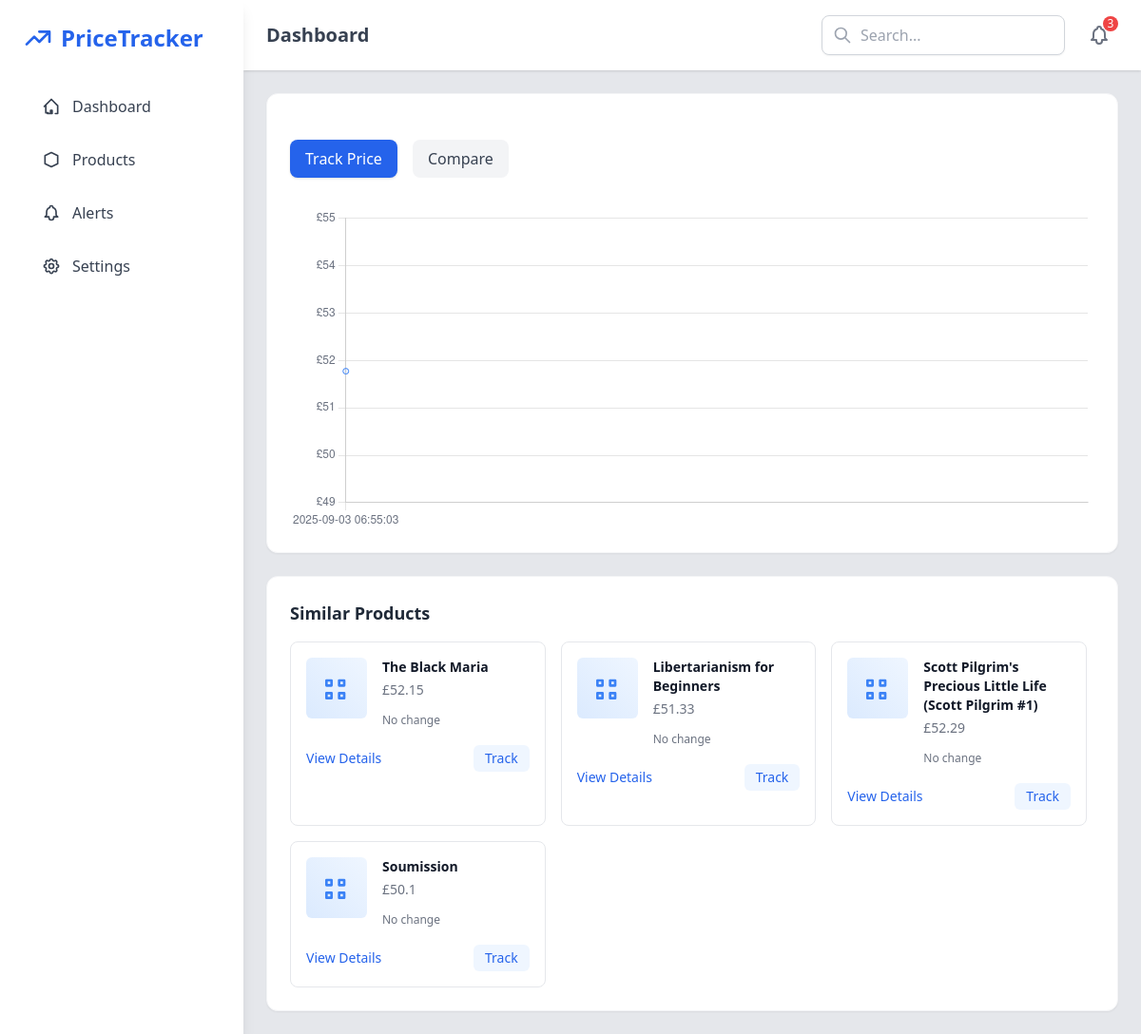
Page /product/1 on the committed database.
### tables this page shows
CREATE TABLE products (
    id INTEGER PRIMARY KEY,
    name TEXT NOT NULL,
    url TEXT NOT NULL UNIQUE,
    source TEXT,
    created_at TEXT NOT NULL
, price REAL);

### app.py (the view)
@app.route("/product/<int:product_id>")
def product_detail(product_id):
    conn = get_connection()
    cursor = conn.cursor()
    cursor.execute("SELECT id, name, price, url, source FROM products WHERE id=?",
                   (product_id,))
    row = cursor.fetchone()
    conn.close()
    if not row:
        return "Product not found", 404
    change = get_price_change(product_id)
    product = {
        "id": row[0],
        "name": row[1],
        "price": row[2],
        "url": row[3],
        "source": row[4],
        "change": change
    }
    dates, prices = get_price_history(product_id)
    similar_products = get_similar_products(product_id)
    return render_template(
        "product.html",
        product=product,
        dates=dates,
        prices=prices,
        similar_products=similar_products
    )

### app.py (called while the page is built)
def get_connection():
    return sqlite3.connect(DB_PATH)

def get_price_history(product_id):
    conn = get_connection()
    cursor = conn.cursor()
    cursor.execute(
        "SELECT price, recorded_at FROM price_history "
        "WHERE product_id=? ORDER BY recorded_at ASC",
        (product_id,)
    )
    rows = cursor.fetchall()
    conn.close()
    dates = [row[1] for row in rows]
    prices = [row[0] for row in rows]
    return dates, prices

def get_price_change(product_id):
    conn = get_connection()
    cursor = conn.cursor()
    cursor.execute(
        "SELECT price FROM price_history WHERE product_id=? ORDER BY recorded_at ASC LIMIT 1",
        (product_id,)
    )
    first = cursor.fetchone()
    cursor.execute(
        "SELECT price FROM price_history WHERE product_id=? ORDER BY recorded_at DESC LIMIT 1",
        (product_id,)
    )
    last = cursor.fetchone()
    conn.close()
    if not first or not last:
        return 0
    return round(last[0] - first[0], 2)

def get_similar_products(product_id, limit=4):
    conn = get_connection()
    cursor = conn.cursor()
    cursor.execute("SELECT source, price FROM products WHERE id=?", (product_id,))
    row = cursor.fetchone()
    if not row:
        conn.close()
        return []
    source, price = row
    cursor.execute(
        """
        SELECT id, name, price
        FROM products
        WHERE source=? AND id!=?
        ORDER BY ABS(price - ?) ASC
        LIMIT ?
        """,
        (source, product_id, price, limit)
    )
    products = []
    for r in cursor.fetchall():
        pid, name, p_price = r
        change = get_price_change(pid)
        products.append({
            "id": pid,
            "name": name,
            "price": p_price,
            "change": change
        })
    conn.close()
    return products

### templates/product.html (shortened to what this page needs)
{% extends "base.html" %}
{% block content %}
<div class="flex h-screen bg-gray-200">
  <aside id="sidebar" class="w-64 bg-white shadow-lg flex-shrink-0 transform -translate-x-full lg:translate-x-0 fixed lg:relative inset-y-0 left-0 z-50 transition-transform duration-300 ease-in-out">
    <div class="p-6">
      <div class="flex items-center justify-between mb-8">
        <h2 class="text-2xl font-bold text-blue-600 flex items-center">
          <svg class="w-8 h-8 mr-2" fill="none" stroke="currentColor" viewBox="0 0 24 24">
            <path stroke-linecap="round" stroke-linejoin="round" stroke-width="2" d="M13 7h8m0 0v8m0-8l-8 8-4-4-6 6"></path>
          </svg>
          PriceTracker
        </h2>
      </div>
      <nav class="space-y-2">
        <a href="/" class="flex items-center gap-3 px-4 py-3 rounded-lg text-gray-700 font-medium hover:bg-blue-50 hover:text-blue-600 transition-all border-l-4 border-transparent hover:border-blue-500">
          <svg class="w-5 h-5" fill="none" stroke="currentColor" viewBox="0 0 24 24">
            <path stroke-linecap="round" stroke-linejoin="round" stroke-width="2" d="M3 12l2-2m0 0l7-7 7 7M5 10v10h3m10-11l2 2v10h-3m-6 0v-4h2v4m-6 0h6"></path>
          </svg>
          Dashboard
        </a>
        <a href="/products" class="flex items-center gap-3 px-4 py-3 rounded-lg text-gray-700 font-medium hover:bg-blue-50 hover:text-blue-600 transition-all border-l-4 border-transparent hover:border-blue-500">
          <svg class="w-5 h-5" fill="none" stroke="currentColor" viewBox="0 0 24 24">
            <path stroke-linecap="round" stroke-linejoin="round" stroke-width="2" d="M20 7l-8-4-8 4v10l8 4 8-4V7z"></path>
          </svg>
          Products
        </a>
        <a href="/alerts" class="flex items-center gap-3 px-4 py-3 rounded-lg text-gray-700 font-medium hover:bg-blue-50 hover:text-blue-600 transition-all border-l-4 border-transparent hover:border-blue-500">
          <svg class="w-5 h-5" fill="none" stroke="currentColor" viewBox="0 0 24 24">
            <path stroke-linecap="round" stroke-linejoin="round" stroke-width="2" d="M15 17h5l-1.4-1.4A2 2 0 0118 14.2V11a6 6 0 00-4-5.7V5a2 2 0 10-4 0v.3A6 6 0 006 11v3.2a2 2 0 01-.6 1.4L4 17h5m6 0v1a3 3 0 11-6 0v-1"></path>
          </svg>
          Alerts
        </a>
        <a href="/settings" class="flex items-center gap-3 px-4 py-3 rounded-lg text-gray-700 font-medium hover:bg-blue-50 hover:text-blue-600 transition-all border-l-4 border-transparent hover:border-blue-500">
          Settings
        </a>
      </nav>
    </div>
  </aside>
  <div class="flex-1 flex flex-col overflow-hidden lg:ml-0">
    <header class="flex items-center justify-between bg-white shadow px-6 py-4">
      <div class="flex items-center gap-4">
        <h1 class="text-xl font-semibold text-gray-700">Dashboard</h1>
      </div>
      <div class="flex items-center gap-4">
        <div class="relative">
          <input type="text" placeholder="Search..." class="pl-10 pr-4 py-2 border border-gray-300 rounded-lg shadow-sm focus:ring focus:ring-blue-200 focus:border-blue-400 w-64">
          <div class="absolute inset-y-0 left-0 pl-3 flex items-center pointer-events-none">
          </div>
        </div>
        <div class="relative">
          <button id="notificationsButton" class="p-2 text-gray-500 hover:text-blue-600 relative">
            <svg class="w-6 h-6" fill="none" stroke="currentColor" viewBox="0 0 24 24">
              <path stroke-linecap="round" stroke-linejoin="round" stroke-width="2" d="M15 17h5l-1.4-1.4A2 2 0 0118 14.2V11a6 6 0 00-4-5.7V5a2 2 0 10-4 0v.3A6 6 0 006 11v3.2a2 2 0 01-.6 1.4L4 17h5m6 0v1a3 3 0 11-6 0v-1"></path>
            </svg>
            <span class="absolute top-0 right-0 bg-red-500 text-white rounded-full text-xs w-4 h-4 flex items-center justify-center">3</span>
          </button>
        </div>
      </div>
    </header>
    <main class="overflow-y-auto p-6 space-y-6">
      <div class="bg-white rounded-xl shadow-sm border border-gray-100 p-6">
        <div class="flex flex-col lg:flex-row gap-6">
          <div class="flex-1">
            <div class="mt-6 flex gap-4">
              <button class="px-4 py-2 bg-blue-600 text-white rounded-lg shadow hover:bg-blue-700">Track Price</button>
              <button class="px-4 py-2 bg-gray-100 text-gray-700 rounded-lg hover:bg-gray-200">Compare</button>
            </div>
          </div>
        </div>
        <div class="mt-8">
          <canvas id="priceChart" height="120"></canvas>
        </div>
      </div>
      <div class="bg-white rounded-xl shadow-sm p-6 border border-gray-100">
        <h3 class="text-lg font-semibold text-gray-800 mb-4">Similar Products</h3>
        <div class="grid grid-cols-1 md:grid-cols-2 lg:grid-cols-3 gap-4 max-h-[32rem] overflow-y-auto pr-2">
          {% for product in similar_products | default([{'name': 'Sample Product', 'price': 99.99, 'change': -5, 'id': 1}]) %}
          <div class="border border-gray-200 rounded-lg p-4 hover:shadow-lg transition-all duration-300 bg-white">
            <div class="flex items-start">
              <div class="flex-shrink-0 h-16 w-16 bg-gradient-to-tr from-blue-100 to-blue-50 rounded-md flex items-center justify-center">
                <svg class="h-8 w-8 text-blue-500" fill="none" stroke="currentColor" viewBox="0 0 24 24">
                  <path stroke-linecap="round" stroke-linejoin="round" stroke-width="2" d="M4 6h4v4H4zM14 6h4v4h-4zM4 16h4v4H4zM14 16h4v4h-4z"></path>
                </svg>
              </div>
              <div class="ml-4">
                <h4 class="text-sm font-semibold text-gray-900">{{ product.name }}</h4>
                <p class="text-sm text-gray-500 mt-1">£{{ product.price }}</p>
                <div class="mt-2">
                  {% if product.change > 0 %}
                    <span class="text-xs text-red-600 font-medium">+{{ product.change }}%</span>
                  {% elif product.change < 0 %}
                    <span class="text-xs text-green-600 font-medium">{{ product.change }}%</span>
                  {% else %}
                    <span class="text-xs text-gray-500">No change</span>
                  {% endif %}
                </div>
              </div>
            </div>
            <div class="mt-4 flex justify-between items-center">
              <a href="/product/{{ product.id }}" class="text-sm text-blue-600 hover:text-blue-800 font-medium">View Details</a>
              <button class="text-sm px-3 py-1 bg-blue-50 text-blue-600 rounded-md hover:bg-blue-100 transition">Track</button>
            </div>
          </div>
          {% endfor %}
        </div>
      </div>
    </main>
  </div>
</div>
<script>
const ctx = document.getElementById('priceChart')?.getContext('2d');
if (ctx) {
  const gradient = ctx.createLinearGradient(0, 0, 0, 300);
  gradient.addColorStop(0, 'rgba(59, 130, 246, 0.2)');
  gradient.addColorStop(1, 'rgba(59, 130, 246, 0)');
  let dates = {{ dates | tojson | default(['2023-01-01', '2023-01-02', '2023-01-03']) }};
  let prices = {{ prices | tojson | default([120, 118, 115]) }};
  const maxPoints = 100;
  if (dates.length > maxPoints) {
    dates = dates.slice(-maxPoints);
    prices = prices.slice(-maxPoints);
  }
  new Chart(ctx, {
    type: 'line',
    data: {
      labels: dates,
      datasets: [{
        label: 'Price (£)',
        data: prices,
        borderColor: 'rgb(59, 130, 246)',
        backgroundColor: gradient,
        tension: 0.3,
        fill: true,
        pointRadius: 3,
        pointHoverRadius: 6,
      }]
    },
    options: {
      responsive: true,
      plugins: { legend: { display: false } },
      scales: {
        x: { ticks: { color: '#6B7280' } },
        y: { ticks: { callback: v => '£' + v, color: '#6B7280' } }
      }
    }
  });
}
</script>
{% endblock %}

### rows in the picture
products: name "The Black Maria", price "52.15"
products: name "Libertarianism for Beginners", price "51.33"
products: name "Scott Pilgrim's Precious Little Life (Scott Pilgrim #1)", price "52.29"
products: name "Soumission", price "50.1"

### other values in the picture
chart data {{ prices | tojson | default([120, 118, 115]) }} [51.77]
